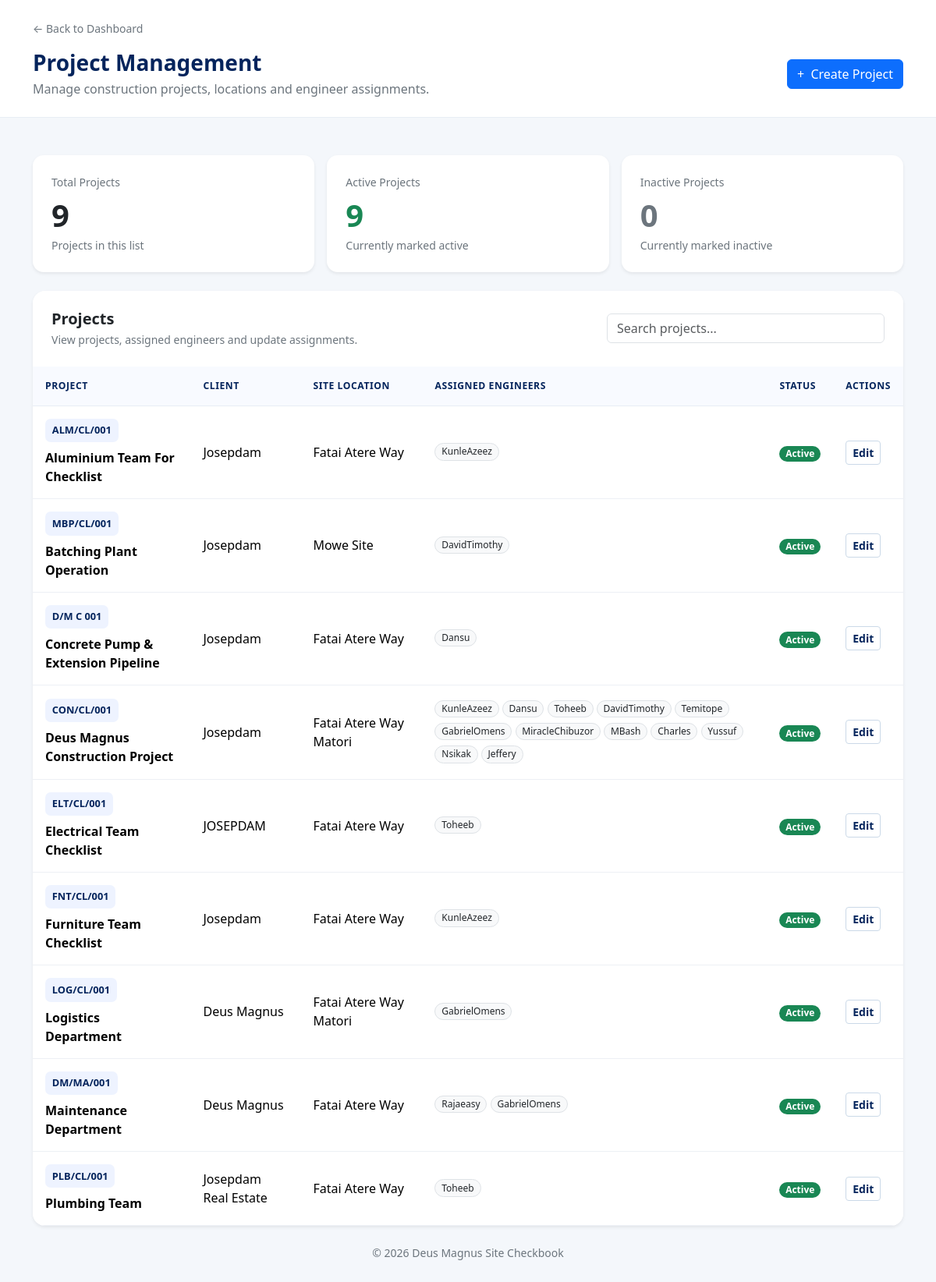
Page /site-checkbook/projects/ (signed in) on the committed database.
### site_checkbook/models.py (models this page shows, shortened)
class Project(models.Model):
    name = models.CharField(max_length=200)
    project_code = models.CharField(max_length=50, unique=True)
    client = models.CharField(max_length=200, blank=True)
    site_location = models.CharField(max_length=255)
    description = models.TextField(blank=True)
    engineers = models.ManyToManyField(
        settings.AUTH_USER_MODEL,
        related_name="checkbook_projects",
        blank=True,
    )
    is_active = models.BooleanField(default=True)
    created_at = models.DateTimeField(auto_now_add=True)
    class Meta:
        ordering = ["name"]

### site_checkbook/views.py (the view)
@login_required
def project_list(request):
    if not can_manage_projects(request.user):
        raise PermissionDenied
    projects = Project.objects.prefetch_related("engineers").all()
    return render(
        request,
        "site_checkbook/project_list.html",
        {
            "projects": projects,
            "is_reviewer": is_hr_reviewer(request.user),
            "can_manage_projects": True,
        },
    )

### site_checkbook/permissions.py (called while the page is built)
def can_manage_projects(user):
    if not user.is_authenticated:
        return False
    return (
        user.is_superuser
        or user.groups.filter(
            name__in=["HR", "Supervisors", "Project Managers"]
        ).exists()
    )

### site_checkbook/views.py (called while the page is built)
def is_hr_reviewer(user):
    return (
        user.is_authenticated
        and (
            user.is_superuser
            or user.groups.filter(name__in=["HR", "Supervisors"]).exists()
        )
    )

### templates/site_checkbook/project_list.html (shortened to what this page needs)
<!DOCTYPE html>
<html lang="en">
<head>
    <link href="https://cdn.jsdelivr.net/npm/bootstrap@5.3.3/dist/css/bootstrap.min.css" rel="stylesheet">
</head>
<body>
<header class="page-header py-4">
    <div class="container">
        <a href="{% url 'site_checkbook:dashboard' %}"
           class="text-decoration-none text-secondary small">
            &larr; Back to Dashboard
        </a>
        <div class="d-flex flex-column flex-md-row justify-content-between align-items-md-center gap-3 mt-3">
            <div>
                <h1 class="h3 fw-bold mb-1">Project Management</h1>
                <p class="text-secondary mb-0">
                    Manage construction projects, locations and engineer assignments.
                </p>
            </div>
            <a href="{% url 'site_checkbook:create_project' %}"
               class="btn btn-primary">
                <span class="me-1">+</span> Create Project
            </a>
        </div>
    </div>
</header>
<main class="container py-4 py-lg-5">
    <div class="row g-3 mb-4">
        <div class="col-sm-6 col-lg-4">
            <div class="card stat-card shadow-sm h-100">
                <div class="card-body p-4">
                    <div class="text-secondary small mb-2">Total Projects</div>
                    <div class="display-6 fw-bold">{{ projects|length }}</div>
                    <div class="text-secondary small mt-1">Projects in this list</div>
                </div>
            </div>
        </div>
        <div class="col-sm-6 col-lg-4">
            <div class="card stat-card shadow-sm h-100">
                <div class="card-body p-4">
                    <div class="text-secondary small mb-2">Active Projects</div>
                    <div class="display-6 fw-bold text-success" id="active-count">0</div>
                    <div class="text-secondary small mt-1">Currently marked active</div>
                </div>
            </div>
        </div>
        <div class="col-sm-6 col-lg-4">
            <div class="card stat-card shadow-sm h-100">
                <div class="card-body p-4">
                    <div class="text-secondary small mb-2">Inactive Projects</div>
                    <div class="display-6 fw-bold text-secondary" id="inactive-count">0</div>
                    <div class="text-secondary small mt-1">Currently marked inactive</div>
                </div>
            </div>
        </div>
    </div>
    <div class="card content-card shadow-sm">
        <div class="card-header bg-white border-0 p-3 p-md-4">
            <div class="d-flex flex-column flex-md-row justify-content-between align-items-md-center gap-3">
                <div>
                    <h2 class="h5 fw-bold mb-1">Projects</h2>
                    <p class="text-secondary small mb-0">
                        View projects, assigned engineers and update assignments.
                    </p>
                </div>
                <div class="col-12 col-md-4">
                    <input type="search"
                           id="project-search"
                           class="form-control"
                           placeholder="Search projects..."
                           aria-label="Search projects">
                </div>
            </div>
        </div>
        <div class="table-responsive">
            <table class="table table-hover align-middle mb-0" id="projects-table">
                <thead>
                    <tr>
                        <th>Project</th>
                        <th>Client</th>
                        <th>Site Location</th>
                        <th>Assigned Engineers</th>
                        <th>Status</th>
                        <th>Actions</th>
                    </tr>
                </thead>
                <tbody>
                    {% for project in projects %}
                        <tr data-active="{{ project.is_active|yesno:'true,false' }}">
                            <td>
                                <span class="project-code">
                                    {{ project.project_code|default:"No code" }}
                                </span>
                                <div class="fw-semibold mt-2">
                                    {{ project.name }}
                                </div>
                            </td>
                            <td>{{ project.client|default:"—" }}</td>
                            <td>{{ project.site_location|default:"Not specified" }}</td>
                            <td>
                                {% for engineer in project.engineers.all %}
                                    <span class="badge rounded-pill text-bg-light border text-dark engineer-badge mb-1">
                                        {{ engineer.get_full_name|default:engineer.username }}
                                    </span>
                                {% empty %}
                                    <span class="text-secondary small">
                                        No engineers assigned
                                    </span>
                                {% endfor %}
                            </td>
                            <td>
                                {% if project.is_active %}
                                    <span class="badge rounded-pill text-bg-success">
                                        Active
                                    </span>
                                {% else %}
                                    <span class="badge rounded-pill text-bg-secondary">
                                        Inactive
                                    </span>
                                {% endif %}
                            </td>
                            <td>
                                <a href="{% url 'site_checkbook:edit_project' project.pk %}"
                                   class="btn btn-sm btn-edit">
                                    Edit
                                </a>
                            </td>
                        </tr>
                    {% endfor %}
                </tbody>
            </table>
        </div>
    </div>
    <footer class="text-center text-secondary small py-4">
        &copy; {% now "Y" %} Deus Magnus Site Checkbook
    </footer>
</main>
</body>
</html>

### templates/site_checkbook/project_list.html (style rules this page uses)
body { background: #f4f7fb; color: #04245c; }
.page-header { background: #fff; border-bottom: 1px solid #e8edf4; }
.content-card { border: 0; border-radius: 16px; overflow: hidden; }
.table thead th { background: #f8faff; color: #04245c; font-size: .76rem; text-transform: uppercase; letter-spacing: .045em; font-weight: 700; white-space: nowrap; padding: 1rem; border-bottom: 1px solid #e8edf4; }
.table tbody td { padding: 1rem; border-color: #edf0f5; }
.project-code { display: inline-block; padding: .35rem .55rem; border-radius: 7px; background: #eef3ff; color: #04245c; font-size: .8rem; font-weight: 700; }
.stat-card { border: 0; border-radius: 14px; }
.engineer-badge { font-weight: 500; }
.btn-edit { color: #04245c; border: 1px solid #cbd9e8; background: #fff; font-weight: 600; }

### rows in the picture
Project: project_code "ALM/CL/001", name "Aluminium Team For Checklist", client "Josepdam", site_location "Fatai Atere Way", is_active "Active"
Project: project_code "MBP/CL/001", name "Batching Plant Operation", client "Josepdam", site_location "Mowe Site", is_active "Active"
Project: project_code "D/M C 001", name "Concrete Pump & Extension Pipeline", client "Josepdam", site_location "Fatai Atere Way", is_active "Active"
Project: project_code "CON/CL/001", name "Deus Magnus Construction Project", client "Josepdam", site_location "Fatai Atere Way Matori", is_active "Active"
Project: project_code "ELT/CL/001", name "Electrical Team Checklist", client "JOSEPDAM", site_location "Fatai Atere Way", is_active "Active"
Project: project_code "FNT/CL/001", name "Furniture Team Checklist", client "Josepdam", site_location "Fatai Atere Way", is_active "Active"
Project: project_code "LOG/CL/001", name "Logistics Department", client "Deus Magnus", site_location "Fatai Atere Way Matori", is_active "Active"
Project: project_code "DM/MA/001", name "Maintenance Department", client "Deus Magnus", site_location "Fatai Atere Way", is_active "Active"
Project: project_code "PLB/CL/001", name "Plumbing Team", client "Josepdam Real Estate", site_location "Fatai Atere Way", is_active "Active"

### other values in the picture
{{ projects|length }} "9"
{{ engineer.get_full_name|default:engineer.username }} "KunleAzeez"
{{ engineer.get_full_name|default:engineer.username }} "DavidTimothy"
{{ engineer.get_full_name|default:engineer.username }} "Dansu"
{{ engineer.get_full_name|default:engineer.username }} "Toheeb"
{{ engineer.get_full_name|default:engineer.username }} "Temitope"
{{ engineer.get_full_name|default:engineer.username }} "GabrielOmens"
{{ engineer.get_full_name|default:engineer.username }} "MiracleChibuzor"
{{ engineer.get_full_name|default:engineer.username }} "MBash"
{{ engineer.get_full_name|default:engineer.username }} "Charles"
{{ engineer.get_full_name|default:engineer.username }} "Yussuf"
{{ engineer.get_full_name|default:engineer.username }} "Nsikak"
{{ engineer.get_full_name|default:engineer.username }} "Jeffery"
{{ engineer.get_full_name|default:engineer.username }} "Rajaeasy"
